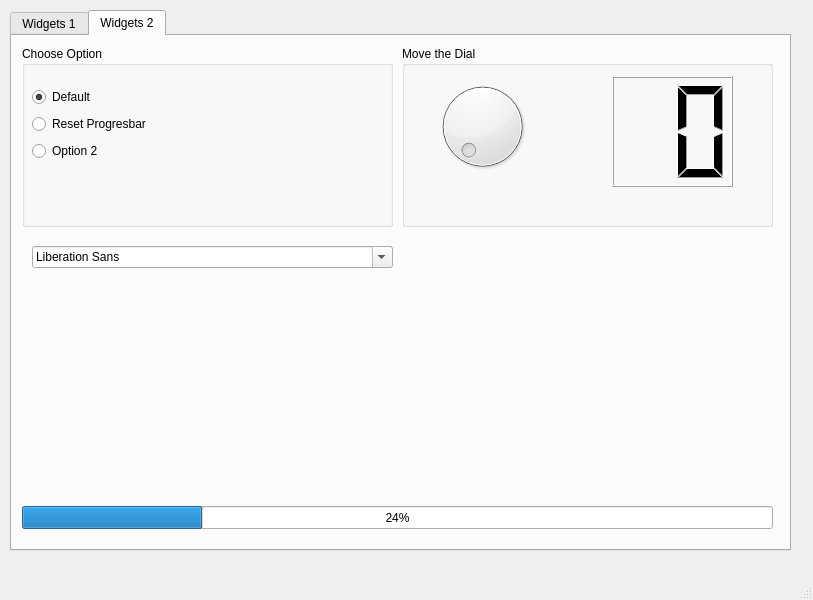
<?xml version="1.0" encoding="UTF-8"?>
<ui version="4.0">
 <class>MainWindow</class>
 <widget class="QMainWindow" name="MainWindow">
  <property name="geometry">
   <rect>
    <x>0</x>
    <y>0</y>
    <width>813</width>
    <height>600</height>
   </rect>
  </property>
  <property name="windowTitle">
   <string>MainWindow</string>
  </property>
  <widget class="QWidget" name="centralwidget">
   <widget class="QTabWidget" name="tabWidget">
    <property name="geometry">
     <rect>
      <x>10</x>
      <y>10</y>
      <width>781</width>
      <height>541</height>
     </rect>
    </property>
    <property name="statusTip">
     <string/>
    </property>
    <property name="currentIndex">
     <number>1</number>
    </property>
    <widget class="QWidget" name="tab">
     <attribute name="title">
      <string>Widgets 1</string>
     </attribute>
     <widget class="QWidget" name="verticalLayoutWidget">
      <property name="geometry">
       <rect>
        <x>10</x>
        <y>10</y>
        <width>761</width>
        <height>501</height>
       </rect>
      </property>
      <layout class="QVBoxLayout" name="verticalLayout">
       <item>
        <widget class="QTabWidget" name="tabWidget_2">
         <property name="currentIndex">
          <number>1</number>
         </property>
         <widget class="QWidget" name="tab_3">
          <attribute name="title">
           <string>Tree</string>
          </attribute>
          <widget class="QWidget" name="verticalLayoutWidget_2">
           <property name="geometry">
            <rect>
             <x>0</x>
             <y>0</y>
             <width>751</width>
             <height>471</height>
            </rect>
           </property>
           <layout class="QVBoxLayout" name="verticalLayout_2">
            <item>
             <widget class="QTreeWidget" name="treeWidget">
              <column>
               <property name="text">
                <string>Header 1</string>
               </property>
              </column>
              <column>
               <property name="text">
                <string>New Column</string>
               </property>
              </column>
             </widget>
            </item>
           </layout>
          </widget>
         </widget>
         <widget class="QWidget" name="tab_4">
          <attribute name="title">
           <string>Calendar</string>
          </attribute>
          <widget class="QDateEdit" name="dateEdit">
           <property name="geometry">
            <rect>
             <x>10</x>
             <y>10</y>
             <width>741</width>
             <height>22</height>
            </rect>
           </property>
           <property name="alignment">
            <set>Qt::AlignCenter</set>
           </property>
          </widget>
          <widget class="QCalendarWidget" name="calendarWidget">
           <property name="geometry">
            <rect>
             <x>10</x>
             <y>40</y>
             <width>741</width>
             <height>421</height>
            </rect>
           </property>
          </widget>
         </widget>
        </widget>
       </item>
      </layout>
     </widget>
    </widget>
    <widget class="QWidget" name="tab_2">
     <attribute name="title">
      <string>Widgets 2</string>
     </attribute>
     <widget class="QGroupBox" name="groupBox">
      <property name="geometry">
       <rect>
        <x>10</x>
        <y>10</y>
        <width>371</width>
        <height>181</height>
       </rect>
      </property>
      <property name="title">
       <string>Choose Option</string>
      </property>
      <widget class="QWidget" name="">
       <property name="geometry">
        <rect>
         <x>10</x>
         <y>40</y>
         <width>128</width>
         <height>76</height>
        </rect>
       </property>
       <layout class="QVBoxLayout" name="verticalLayout_3">
        <item>
         <widget class="QRadioButton" name="radioButton_3">
          <property name="statusTip">
           <string>This is the default option</string>
          </property>
          <property name="text">
           <string>Default</string>
          </property>
          <property name="checked">
           <bool>true</bool>
          </property>
         </widget>
        </item>
        <item>
         <widget class="QRadioButton" name="radioButton_2">
          <property name="statusTip">
           <string>Click to reset the Progress bar</string>
          </property>
          <property name="text">
           <string>Reset Progresbar</string>
          </property>
         </widget>
        </item>
        <item>
         <widget class="QRadioButton" name="radioButton">
          <property name="statusTip">
           <string>This is Option 2</string>
          </property>
          <property name="text">
           <string>Option 2</string>
          </property>
         </widget>
        </item>
       </layout>
      </widget>
     </widget>
     <widget class="QGroupBox" name="groupBox_2">
      <property name="geometry">
       <rect>
        <x>390</x>
        <y>10</y>
        <width>371</width>
        <height>181</height>
       </rect>
      </property>
      <property name="title">
       <string>Move the Dial</string>
      </property>
      <widget class="QDial" name="dial">
       <property name="geometry">
        <rect>
         <x>30</x>
         <y>30</y>
         <width>101</width>
         <height>101</height>
        </rect>
       </property>
      </widget>
      <widget class="QLCDNumber" name="lcdNumber">
       <property name="geometry">
        <rect>
         <x>210</x>
         <y>30</y>
         <width>121</width>
         <height>111</height>
        </rect>
       </property>
       <property name="digitCount">
        <number>2</number>
       </property>
      </widget>
     </widget>
     <widget class="QProgressBar" name="progressBar">
      <property name="geometry">
       <rect>
        <x>10</x>
        <y>470</y>
        <width>751</width>
        <height>23</height>
       </rect>
      </property>
      <property name="value">
       <number>24</number>
      </property>
     </widget>
     <widget class="QFontComboBox" name="fontComboBox">
      <property name="geometry">
       <rect>
        <x>20</x>
        <y>210</y>
        <width>361</width>
        <height>22</height>
       </rect>
      </property>
     </widget>
     <widget class="QLabel" name="label">
      <property name="geometry">
       <rect>
        <x>20</x>
        <y>230</y>
        <width>361</width>
        <height>231</height>
       </rect>
      </property>
      <property name="text">
       <string/>
      </property>
     </widget>
    </widget>
   </widget>
  </widget>
  <widget class="QMenuBar" name="menubar">
   <property name="geometry">
    <rect>
     <x>0</x>
     <y>0</y>
     <width>813</width>
     <height>26</height>
    </rect>
   </property>
  </widget>
  <widget class="QStatusBar" name="statusbar"/>
 </widget>
 <resources/>
 <connections/>
</ui>
